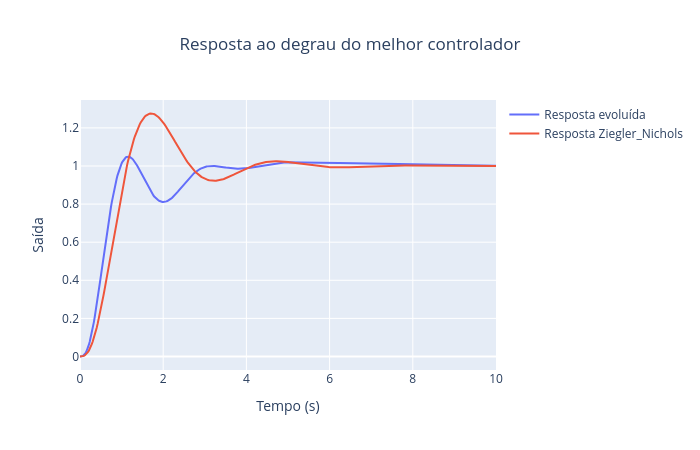

The notebook cell this image was saved under:
### Code cell
# @title Figura 1: Resposta ao degrau

# parâmetros do melhor indivíduo
kp, kd, ki = pop[best_ind]
best_fitness = fitness_PID(kp, kd, ki)

sys = G_MF(kp, kd, ki)

# parâmetros do Ziegler-Nichols (obtidos pela regra de malha aberta da Exp. 2)
sys2 = G_MF(7.4393,2.8269,4.8943)

t, y = control.step_response(sys, Tmax)
t2, y2 = control.step_response(sys2, Tmax)

# valor final aproximado
y_final = y[-1]

# ---- tempo de subida (10% -> 90%) ----
t10 = t[np.where(y >= 0.1*y_final)[0][0]]
t90 = t[np.where(y >= 0.9*y_final)[0][0]]
t_r = t90 - t10

# ---- tempo de acomodação (banda de 2%) ----
tol = 0.02 * y_final
idx = np.where(np.abs(y - y_final) > tol)[0]

if len(idx) > 0:
    t_s = t[idx[-1] + 1]
else:
    t_s = 0

# ---- margem de fase ----
gm, pm, wg, wp = control.margin(sys)
MF = pm

# ---- overshoot ----
ypeak = np.max(y)
ipeak = np.argmax(y)
tpeak = t[ipeak]

yhead = y[:ipeak+1]
ytail = y[ipeak:]

hf = len(ytail)

yfinal = np.mean(ytail[int(0.95*hf):])

overshoot = (ypeak - yfinal)/yfinal

# =========================
# Prints
# =========================

print(f"kp: {kp:.4f}")
print(f"kd: {kd:.4f}")
print(f"ki: {ki:.4f}")
print(f"Fitness deste melhor indivíduo: {best_fitness:.4f}")
print(f"")
print(f"Tempo de subida (t_r): {t_r:.4f} s")
print(f"Tempo de acomodação (t_s): {t_s:.4f} s")
print(f"Margem de fase (MF): {MF:.2f} graus")
print(f"Overshoot (OS): {100*overshoot:.2f} %")

# =========================
# Plot
# =========================
fig = go.Figure()

fig.add_trace(
    go.Scatter(
        x=t,
        y=y,
        mode="lines",
        name="Resposta evoluída",
        line=dict(width=2)
    )
)

fig.add_trace(
    go.Scatter(
        x=t2,
        y=y2,
        mode="lines",
        name="Resposta Ziegler_Nichols",
        line=dict(width=2)
    )
)

fig.update_layout(
    title=dict(
        text='Resposta ao degrau do melhor controlador',
        x=0.5
    ),
    xaxis_title='Tempo (s)',
    yaxis_title='Saída',
    width=700,
    height=450,
)

fig.show()

### Figure 1 — Plotly figure (JSON) as saved in the notebook; plotly's stock layout.template omitted (floating-point values rounded to 4 significant figures; data arrays with more than 128 entries replaced by an {"elided": "..."} marker saying what was removed)
{"data": [{"line": {"width": 2}, "mode": "lines", "name": "Resposta evoluída", "type": "scatter", "x": {"elided": "511 float values"}, "y": {"elided": "511 float values"}}, {"line": {"width": 2}, "mode": "lines", "name": "Resposta Ziegler_Nichols", "type": "scatter", "x": {"elided": "426 float values"}, "y": {"elided": "426 float values"}}], "layout": {"height": 450, "title": {"text": "Resposta ao degrau do melhor controlador", "x": 0.5}, "width": 700, "xaxis": {"title": {"text": "Tempo (s)"}}, "yaxis": {"title": {"text": "Saída"}}}}
